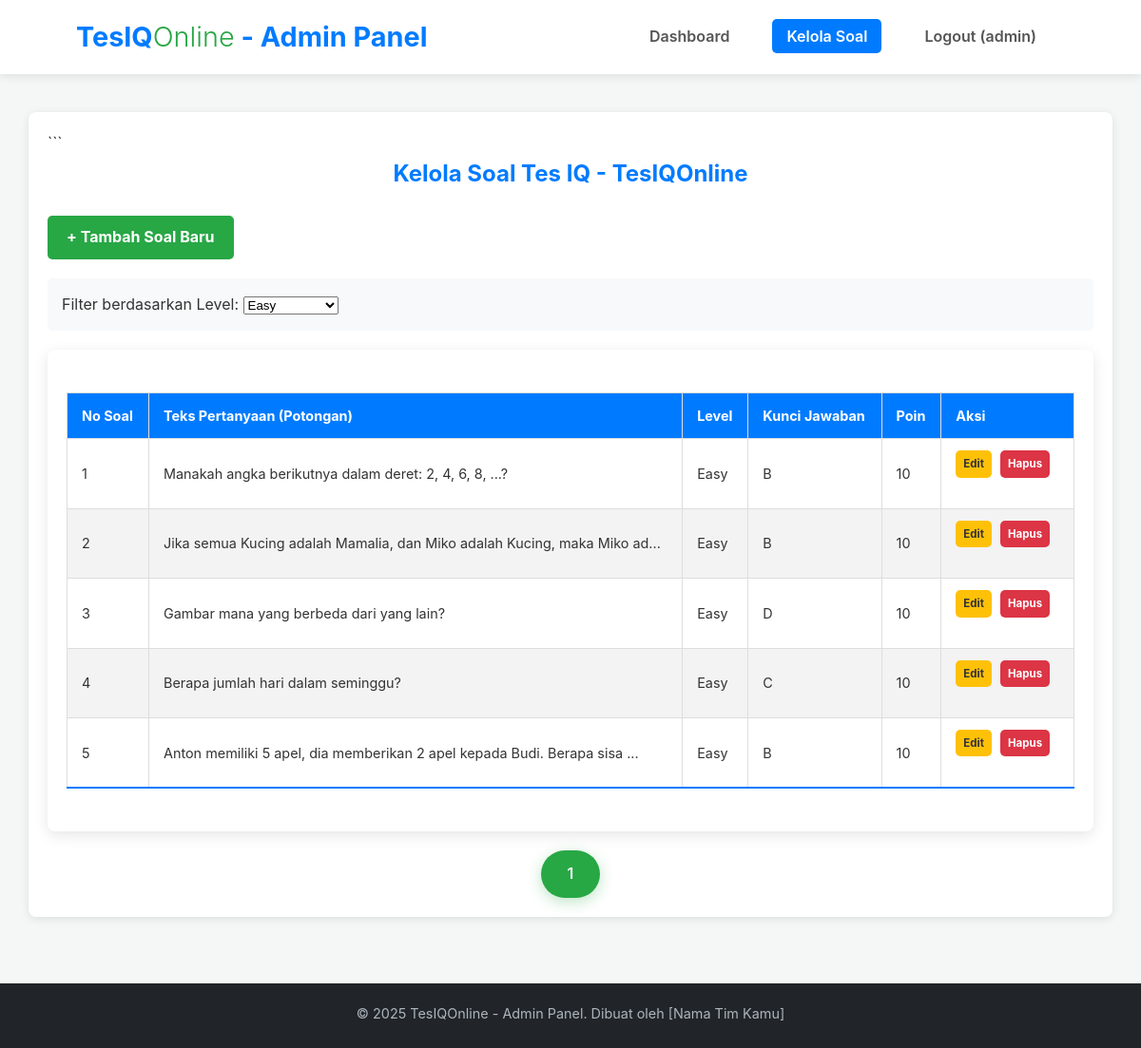
The page /admin/manajemen_soal.php?level_filter=1 (signed in) on the database its author committed.
### tables this page shows
CREATE TABLE IF NOT EXISTS `questions` (
  `id` int(11) NOT NULL AUTO_INCREMENT,
  `level_id` int(11) NOT NULL,
  `question_number` int(11) NOT NULL,
  `question_text` text NOT NULL,
  `option_a` varchar(255) NOT NULL,
  `option_b` varchar(255) NOT NULL,
  `option_c` varchar(255) NOT NULL,
  `option_d` varchar(255) NOT NULL,
  `correct_option` char(1) NOT NULL,
  `points` int(11) NOT NULL DEFAULT 10,
  `created_at` timestamp NOT NULL DEFAULT current_timestamp(),
  PRIMARY KEY (`id`),
  KEY `level_id` (`level_id`),
  CONSTRAINT `questions_ibfk_1` FOREIGN KEY (`level_id`) REFERENCES `levels` (`id`) ON DELETE CASCADE
);

CREATE TABLE IF NOT EXISTS `levels` (
  `id` int(11) NOT NULL AUTO_INCREMENT,
  `level_name` varchar(50) NOT NULL,
  `description` text DEFAULT NULL,
  PRIMARY KEY (`id`),
  UNIQUE KEY `level_name` (`level_name`)
);

### admin/manajemen_soal.php (the view, shortened to what this page needs)
<?php
$page_title = "Kelola Soal Tes IQ - TesIQOnline";
require_once 'admin_header.php';
$limit = 10;
$page = isset($_GET['page']) && is_numeric($_GET['page']) ? (int)$_GET['page'] : 1;
$offset = ($page - 1) * $limit;
$filter_level_id = isset($_GET['level_filter']) && is_numeric($_GET['level_filter']) ? (int)$_GET['level_filter'] : null;
$sql_questions = "SELECT q.id, q.question_number, q.question_text, q.correct_option, q.points, l.level_name
                  FROM questions q
                  JOIN levels l ON q.level_id = l.id";
$sql_count = "SELECT COUNT(*) as total FROM questions q";
$where_clauses = [];
$params = [];
$types = "";
if ($filter_level_id) {
    $where_clauses[] = "q.level_id = ?";
    $params[] = $filter_level_id;
    $types .= "i";
}
if (!empty($where_clauses)) {
    $sql_questions .= " WHERE " . implode(" AND ", $where_clauses);
    $sql_count .= " WHERE " . implode(" AND ", $where_clauses);
}
$sql_questions .= " ORDER BY l.id ASC, q.question_number ASC LIMIT ? OFFSET ?";
$params[] = $limit;
$params[] = $offset;
$types .= "ii";
$stmt_count = $conn->prepare($sql_count);
if ($filter_level_id) {
    $stmt_count->bind_param("i", $filter_level_id);
}
$stmt_count->execute();
$total_questions = $stmt_count->get_result()->fetch_assoc()['total'];
$total_pages = ceil($total_questions / $limit);
$stmt_questions = $conn->prepare($sql_questions);
if (!empty($params)) {
    $stmt_questions->bind_param($types, ...$params);
}
$stmt_questions->execute();
$result_questions = $stmt_questions->get_result();
$questions_list = [];
if ($result_questions->num_rows > 0) {
    while ($row = $result_questions->fetch_assoc()) {
        $questions_list[] = $row;
    }
}
?>
<h2 class="page-title"><?php echo $page_title; ?></h2>
<a href="tambah_soal.php" class="action-button" style="margin-bottom: 20px;">+ Tambah Soal Baru</a>
<form method="GET" action="manajemen_soal.php" style="margin-bottom: 20px; background-color:#f8f9fa; padding:15px; border-radius:5px;">
    <label for="level_filter">Filter berdasarkan Level:</label>
    <select name="level_filter" id="level_filter" onchange="this.form.submit()">
        <?php foreach ($levels_admin as $level) : ?>
            <option value="<?php echo $level['id']; ?>" <?php echo ($filter_level_id == $level['id']) ? 'selected' : ''; ?>>
                <?php echo htmlspecialchars($level['level_name']); ?>
            </option>
        <?php endforeach; ?>
    </select>
</form>
<?php if (!empty($questions_list)) : ?>
    <div class="table-container">
        <table class="content-table">
            <thead>
                <tr>
                    <th>No Soal</th>
                    <th>Teks Pertanyaan (Potongan)</th>
                    <th>Level</th>
                    <th>Kunci Jawaban</th>
                    <th>Poin</th>
                    <th>Aksi</th>
                </tr>
            </thead>
            <tbody>
                <?php foreach ($questions_list as $question) : ?>
                    <tr>
                        <td><?php echo $question['question_number']; ?></td>
                        <td><?php echo htmlspecialchars(substr($question['question_text'], 0, 70)) . (strlen($question['question_text']) > 70 ? '...' : ''); ?></td>
                        <td><?php echo htmlspecialchars($question['level_name']); ?></td>
                        <td><?php echo htmlspecialchars($question['correct_option']); ?></td>
                        <td><?php echo htmlspecialchars($question['points']); ?></td>
                        <td class="action-links">
                            <a href="edit_soal.php?id=<?php echo $question['id']; ?>" class="action-button edit" style="padding:5px 8px; font-size:0.8em; margin-right:5px;">Edit</a>
                            <a href="hapus_soal.php?id=<?php echo $question['id']; ?>" class="action-button delete" style="padding:5px 8px; font-size:0.8em;" onclick="return confirm('Apakah Anda yakin ingin menghapus soal ini?');">Hapus</a>
                        </td>
                    </tr>
                <?php endforeach; ?>
            </tbody>
        </table>
    </div>
    <div class="pagination" style="margin-top: 20px; text-align: center;">
        <?php for ($i = 1; $i <= $total_pages; $i++) : ?>
            <a href="?page=<?php echo $i; ?>&level_filter=<?php echo $filter_level_id; ?>" class="btn <?php echo ($i == $page) ? 'btn-primary' : 'btn-secondary'; ?>"><?php echo $i; ?></a>
        <?php endfor; ?>
    </div>
<?php else : ?>
    <div class="message info">Belum ada soal yang tersedia <?php echo $filter_level_id ? 'untuk level ini' : ''; ?>. Silakan tambahkan soal baru.</div>
<?php endif; ?>
<?php
require_once 'admin_footer.php';
?>

### assets/css/style.css (style rules this page uses)
* { margin: 0; padding: 0; box-sizing: border-box; }
body { font-family: -apple-system, BlinkMacSystemFont, "Segoe UI", Roboto, Helvetica, Arial, sans-serif, "Apple Color Emoji", "Segoe UI Emoji", "Segoe UI Symbol"; line-height: 1.6; color: #333; background-color: #f4f7f6; display: flex; flex-direction: column; min-height: 100vh; }
.btn { display: inline-block; padding: 12px 28px; text-decoration: none; border-radius: 25px; font-weight: 600; transition: background-color 0.3s ease, transform 0.2s ease; font-size: 1rem; cursor: pointer; border: none; }
.btn-primary { background-color: #28a745; color: #fff; box-shadow: 0 4px 15px rgba(40, 167, 69, 0.3); }
.table-container { background-color: #fff; padding: 20px; border-radius: 8px; box-shadow: 0 4px 15px rgba(0, 0, 0, 0.1); overflow-x: auto; }
.content-table { width: 100%; border-collapse: collapse; margin: 25px 0; font-size: 0.9em; min-width: 400px; }
.content-table thead tr { background-color: #007bff; color: #ffffff; text-align: left; font-weight: bold; }
.content-table th, .content-table td { padding: 12px 15px; border-bottom: 1px solid #dddddd; }
.content-table tbody tr { border-bottom: 1px solid #dddddd; }
.content-table tbody tr:nth-of-type(even) { background-color: #f3f3f3; }
.content-table tbody tr:last-of-type { border-bottom: 2px solid #007bff; }
.content-table .action-links a { margin-right: 8px; color: #007bff; text-decoration: none; font-weight: bold; }
.content-table .action-links a.edit { color: #ffc107; }
.content-table .action-links a.delete { color: #dc3545; }

### assets/css/admin.css (style rules this page uses)
.page-title { text-align: center; color: #007bff; margin-bottom: 25px; }
.action-button { display: inline-block; padding: 10px 20px; margin-bottom: 20px; background-color: #28a745; color: white; text-decoration: none; border-radius: 5px; font-weight: bold; }
.action-button.edit { background-color: #ffc107; color: #333 !important; }
.action-button.delete { background-color: #dc3545; color: #fff !important; }
.content-table th, .content-table td { border: 1px solid #dddddd; }

### rows shown on the page
questions: question_number "1", question_text "Manakah angka berikutnya dalam deret: 2, 4, 6, 8, ...?", level.level_name "Easy", correct_option "B", points "10"
questions: question_number "2", question_text "Jika semua Kucing adalah Mamalia, dan Miko adalah Kucing, maka Miko ad", level.level_name "Easy", correct_option "B", points "10"
questions: question_number "3", question_text "Gambar mana yang berbeda dari yang lain?", level.level_name "Easy", correct_option "D", points "10"
questions: question_number "4", question_text "Berapa jumlah hari dalam seminggu?", level.level_name "Easy", correct_option "C", points "10"
questions: question_number "5", question_text "Anton memiliki 5 apel, dia memberikan 2 apel kepada Budi. Berapa sisa", level.level_name "Easy", correct_option "B", points "10"

### other values the page prints
$admin_username "admin"
$page_title "Kelola Soal Tes IQ - TesIQOnline"
form field level_filter "Easy"
